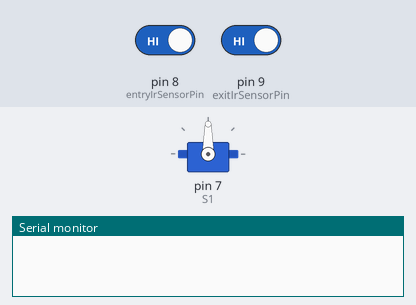
Bench run of a sketch on a simulated Arduino Uno, built with avr-gcc and run on an emulated ATmega328P. Shown: servo, the last lines printed to the serial monitor. The inputs (shaded band) are chosen by the test bench; at power-on: pin 8 (entryIrSensorPin) HIGH, pin 9 (exitIrSensorPin) HIGH.

Above: at 1.2 s.
1.3 s: pin 8 (entryIrSensorPin) driven LOW
At 2.1 s:
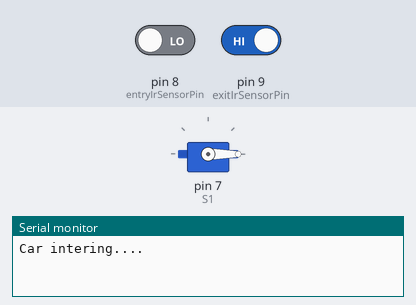
2.8 s: pin 9 (exitIrSensorPin) driven LOW
At 4.6 s:
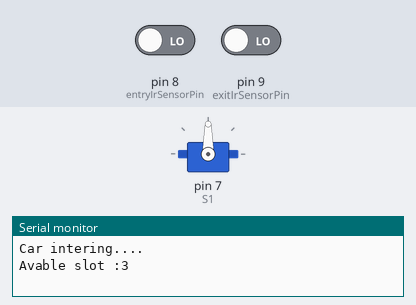
7.3 s: pin 8 (entryIrSensorPin) driven HIGH and pin 9 (exitIrSensorPin) driven LOW
At 10.2 s:
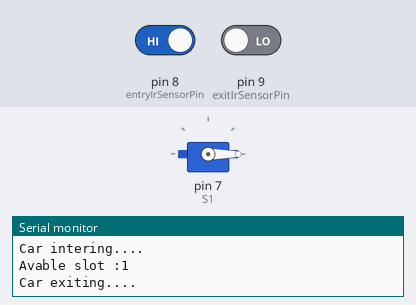
Timing chart, 0 to 11.3 s (numbered marks = the images above; inputs shaded):
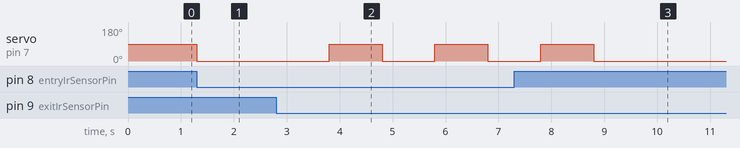

Measured:
- after the input at 1.3 s, servo on pin 7 (S1): 90° → 0° at once
- after the input at 2.8 s, servo on pin 7 (S1): alternates 90° for 1.0 s and 0° for 1.0 s, starting after 1.0 s
- after the input at 7.3 s, servo on pin 7 (S1): goes on until 8.8 s, then stays 0°

The sketch:

parking.ino
```cpp
#include <Servo.h>

int led1=10;
int led2=11;
int entryIrSensorPin = 8;
int exitIrSensorPin = 9;
Servo S1;

int slot = 4;
int flag1=0;
int flag2=0;

void setup() {
  Serial.begin(9600);


  pinMode(entryIrSensorPin, INPUT);
  pinMode(exitIrSensorPin, INPUT);
  S1.attach(7);

  S1.write(90);
}

void loop() {
  // put your main code here, to run repeatedly:

  if(digitalRead(entryIrSensorPin)==LOW && flag1==0){
    if(slot>0){
      flag1=1;
      S1.write(0);
      if(flag2==0){
      Serial.println("Car intering....");
      slot--;
      }
    }
  }

  if(digitalRead(exitIrSensorPin)==LOW && flag2==0){
        flag2=1;
        S1.write(0);
        if(flag1==0){
        Serial.println("Car exiting....");
        slot++;
        }
  }
  if(flag1==1 && flag2==1){
    delay(1000);
    S1.write(90);
    Serial.print("Avable slot :");
    Serial.println(slot);
    delay(1000);
    flag1=0;
    flag2=0;
  }
  if(slot<=0){
    digitalWrite(led1,LOW);
    digitalWrite(led2,HIGH);
  }
  else{
    digitalWrite(led1,HIGH);
    digitalWrite(led2,LOW);
  }


}
```
